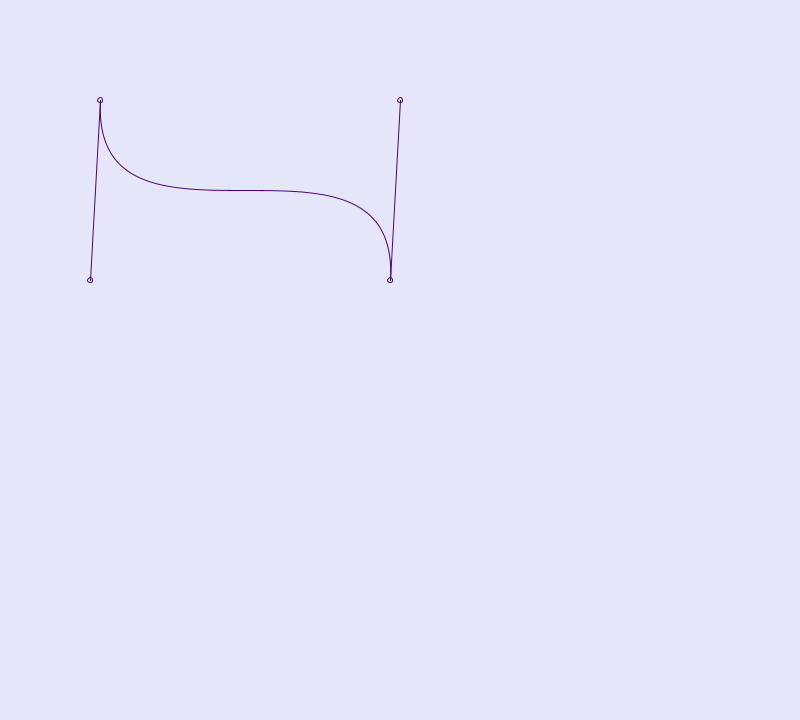
Frame 1 (no input)
Frame 60 (the mouse pressed at the canvas centre just before this capture): identical to frame 1, image omitted
Frame 120 (the mouse held since frame 60 and released just before this capture): identical to frame 1, image omitted

The Processing sketch that drew this single still picture (run headless with seeded random() and noise(); from frame 60 on, the mouse is pressed at the canvas centre):

// Processing sketch: drawBezier
// ── drawBezier.pde
float x[] = new float[4];
float y[] = new float[4];

void setup(){
  size(800,720);
  
  x[0] = 100;
  x[1] = 90;
  x[2] = 400;
  x[3] = 390;
  
  y[0] = 100;
  y[1] = 280;
  y[2] = 100;
  y[3] = 280;
  
}

void draw(){

  background(230,230,250);
  noFill();
  stroke(75,0,130);
  //line(100,100,90,280);
  //line(400,100,390,280);
  //bezier(100,100,90,280,400,100,390,280);
  
  line(x[0],y[0],x[1],y[1]);
  line(x[2],y[2],x[3],y[3]);
  bezier(x[0],y[0],x[1],y[1],x[2],y[2],x[3],y[3]);
 
  for (int i=0; i<4; i++){
    ellipse(x[i],y[i],5,5);
  }
 
}

void mouseDragged(){
  
  for (int i=0; i<4; i++){
    if (dist(mouseX,mouseY,x[i],y[i]) < 7){
      x[i] = mouseX ;
      y[i] = mouseY ;
    }
  }
}

void mousePressed(){
  println("x: " + mouseX) ;
  println("y: " + mouseY) ;
}
